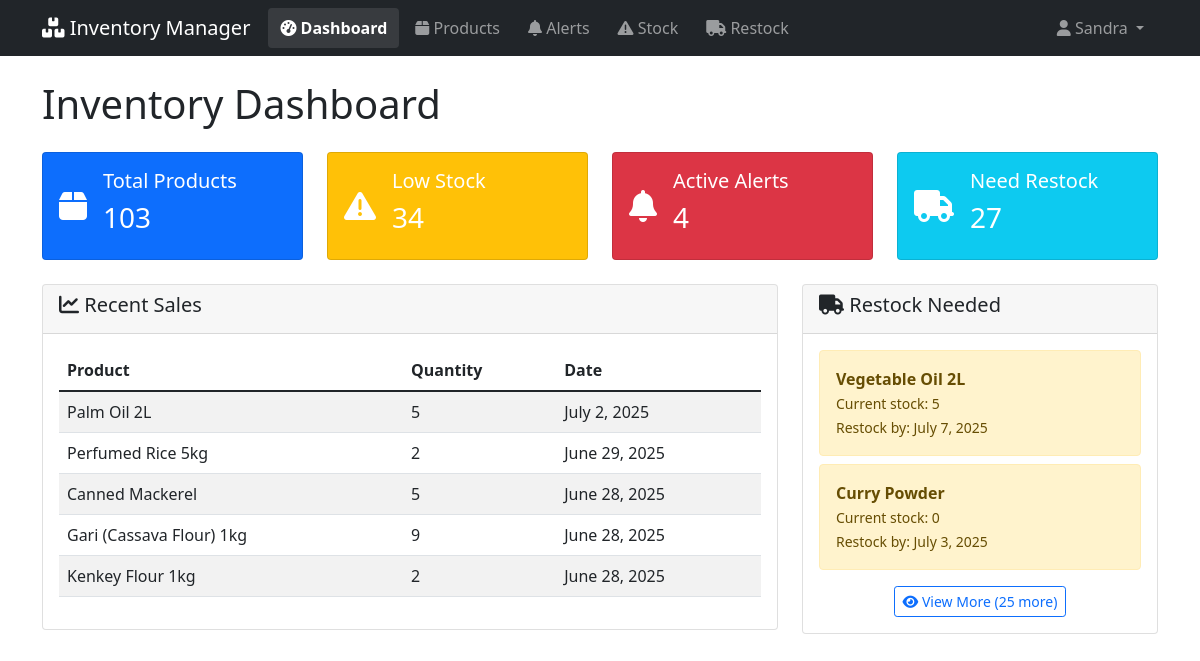
The app's page / (signed in) with its own data.
### inventory/models.py (models this page shows, shortened)
class Sale(models.Model):
    product = models.ForeignKey(Product, on_delete=models.CASCADE, related_name='sales')
    quantity = models.PositiveIntegerField()
    date = models.DateField(default=timezone.now)
    created_at = models.DateTimeField(auto_now_add=True)
    class Meta:
        ordering = ['-date']

class Product(models.Model):
    name = models.CharField(max_length=200)
    sku = models.CharField(max_length=50, unique=True, blank=True)
    current_stock = models.PositiveIntegerField(default=0)
    low_stock_threshold = models.PositiveIntegerField(default=10)
    created_at = models.DateTimeField(auto_now_add=True)
    updated_at = models.DateTimeField(auto_now=True)
    def get_daily_sales_average(self, days=30):
        end_date = timezone.now().date()
        start_date = end_date - timedelta(days=days)
        sales = Sale.objects.filter(
            product=self,
            date__range=[start_date, end_date]
        ).aggregate(total=models.Sum('quantity'))
        total_sold = sales['total'] or 0
        return total_sold / days if days > 0 else 0
    def predict_stockout_date(self):
        daily_avg = self.get_daily_sales_average()
        if daily_avg <= 0:
            return None
        days_until_stockout = self.current_stock / daily_avg
        return timezone.now().date() + timedelta(days=int(days_until_stockout))
    def get_restock_recommendation(self, lead_time_days=7):
        stockout_date = self.predict_stockout_date()
        if not stockout_date:
            return None
        restock_date = stockout_date - timedelta(days=lead_time_days)
        return max(restock_date, timezone.now().date())

### inventory/views.py (the view)
# urls.py: path('', views.dashboard, name='dashboard'),
@login_required
def dashboard(request):
    total_products = Product.objects.count()
    low_stock_count = Product.objects.filter(
        current_stock__lte=F('low_stock_threshold')
    ).count()
    active_alerts = StockAlert.objects.filter(is_active=True).count()
    recent_sales = Sale.objects.all()[:5]
    products_needing_restock = []
    for product in Product.objects.all():
        restock_date = product.get_restock_recommendation()
        if restock_date and restock_date <= timezone.now().date() + timedelta(days=7):
            products_needing_restock.append(product)
    context = {
        'total_products': total_products,
        'low_stock_count': low_stock_count,
        'active_alerts': active_alerts,
        'recent_sales': recent_sales,
        'products_needing_restock': products_needing_restock,
    }
    return render(request, 'inventory/dashboard.html', context)

### inventory/templates/inventory/dashboard.html (shortened to what this page needs)
{% extends 'inventory/base.html' %}
{% block content %}
<div class="row">
    <div class="col-md-12">
        <h1 class="mb-4">Inventory Dashboard</h1>
    </div>
</div>
<div class="row mb-4">
    <div class="col-md-3">
        <a href="{% url 'products_management' %}" class="text-decoration-none">
            <div class="card bg-primary text-white h-100 card-hover">
                <div class="card-body">
                    <div class="d-flex align-items-center">
                        <i class="fas fa-box fa-2x me-3"></i>
                        <div>
                            <h5 class="card-title">Total Products</h5>
                            <h3>{{ total_products }}</h3>
                        </div>
                    </div>
                </div>
            </div>
        </a>
    </div>
    <div class="col-md-3">
        <a href="{% url 'low_stock_management' %}" class="text-decoration-none">
            <div class="card bg-warning text-white h-100 card-hover">
                <div class="card-body">
                    <div class="d-flex align-items-center">
                        <i class="fas fa-exclamation-triangle fa-2x me-3"></i>
                        <div>
                            <h5 class="card-title">Low Stock</h5>
                            <h3>{{ low_stock_count }}</h3>
                        </div>
                    </div>
                </div>
            </div>
        </a>
    </div>
    <div class="col-md-3">
        <a href="{% url 'alerts' %}" class="text-decoration-none">
            <div class="card bg-danger text-white h-100 card-hover">
                <div class="card-body">
                    <div class="d-flex align-items-center">
                        <i class="fas fa-bell fa-2x me-3"></i>
                        <div>
                            <h5 class="card-title">Active Alerts</h5>
                            <h3>{{ active_alerts }}</h3>
                        </div>
                    </div>
                </div>
            </div>
        </a>
    </div>
    <div class="col-md-3">
        <a href="{% url 'restock' %}" class="text-decoration-none">
            <div class="card bg-info text-white h-100 card-hover">
                <div class="card-body">
                    <div class="d-flex align-items-center">
                        <i class="fas fa-truck fa-2x me-3"></i>
                        <div>
                            <h5 class="card-title">Need Restock</h5>
                            <h3>{{ products_needing_restock|length }}</h3>
                        </div>
                    </div>
                </div>
            </div>
        </a>
    </div>
</div>
<div class="row">
    <div class="col-md-8">
        <div class="card">
            <div class="card-header">
                <h5><i class="fas fa-chart-line"></i> Recent Sales</h5>
            </div>
            <div class="card-body">
                {% if recent_sales %}
                    <div class="table-responsive">
                        <table class="table table-striped">
                            <thead>
                                <tr>
                                    <th>Product</th>
                                    <th>Quantity</th>
                                    <th>Date</th>
                                </tr>
                            </thead>
                            <tbody>
                                {% for sale in recent_sales %}
                                <tr>
                                    <td>{{ sale.product.name }}</td>
                                    <td>{{ sale.quantity }}</td>
                                    <td>{{ sale.date }}</td>
                                </tr>
                                {% endfor %}
                            </tbody>
                        </table>
                    </div>
                {% else %}
                    <p class="text-muted">No recent sales data available.</p>
                {% endif %}
            </div>
        </div>
    </div>
    <div class="col-md-4">
        <div class="card">
            <div class="card-header">
                <h5><i class="fas fa-truck"></i> Restock Needed</h5>
            </div>
            <div class="card-body">
                {% if products_needing_restock %}
                    {% for product in products_needing_restock|slice:":2" %}
                        <div class="alert alert-warning mb-2">
                            <strong>{{ product.name }}</strong><br>
                            <small>Current stock: {{ product.current_stock }}</small><br>
                            <small>Restock by: {{ product.get_restock_recommendation }}</small>
                        </div>
                    {% endfor %}
                    {% if products_needing_restock|length > 2 %}
                        <div class="text-center mt-3">
                            <a href="{% url 'restock' %}" class="btn btn-outline-primary btn-sm">
                                <i class="fas fa-eye"></i> View More ({{ products_needing_restock|length|add:"-2" }} more)
                            </a>
                        </div>
                    {% endif %}
                {% else %}
                    <p class="text-muted">No immediate restocking needed.</p>
                {% endif %}
            </div>
        </div>
    </div>
</div>
{% endblock %}

### inventory/templates/inventory/base.html (shortened to what this page needs)
<!DOCTYPE html>
<html lang="en">
<head>
    <link href="https://cdn.jsdelivr.net/npm/bootstrap@5.1.3/dist/css/bootstrap.min.css" rel="stylesheet">
    <link href="https://cdnjs.cloudflare.com/ajax/libs/font-awesome/6.0.0/css/all.min.css" rel="stylesheet">
</head>
<body>
    <nav class="navbar navbar-expand-lg navbar-dark bg-dark">
        <div class="container">
            <a class="navbar-brand" href="{% url 'dashboard' %}">
                <i class="fas fa-boxes"></i> Inventory Manager
            </a>
            {% if user.is_authenticated %}
                <div class="collapse navbar-collapse" id="navbarNav">
                    <div class="navbar-nav me-auto">
                        <a class="nav-link" href="{% url 'dashboard' %}">
                            <i class="fas fa-tachometer-alt"></i> Dashboard
                        </a>
                        <a class="nav-link" href="{% url 'products_management' %}">
                            <i class="fas fa-box"></i> Products
                        </a>
                        <a class="nav-link" href="{% url 'alerts' %}">
                            <i class="fas fa-bell"></i> Alerts
                        </a>
                        <a class="nav-link" href="{% url 'low_stock_management' %}">
                            <i class="fas fa-exclamation-triangle"></i> Stock
                        </a>
                        <a class="nav-link" href="{% url 'restock' %}">
                            <i class="fas fa-truck"></i> Restock
                        </a>
                    </div>
                    <div class="navbar-nav">
                        <div class="nav-item dropdown">
                            <a class="nav-link dropdown-toggle" href="#" id="userDropdown" role="button" data-bs-toggle="dropdown">
                                <i class="fas fa-user"></i> {{ user.first_name|default:user.username }}
                            </a>
                        </div>
                    </div>
                </div>
            {% endif %}
        </div>
    </nav>
    <div class="container mt-4">
        {% block content %}
        {% endblock %}
    </div>
</body>
</html>

### inventory/templates/inventory/base.html (style rules this page uses)
.navbar-nav .nav-link.active { background-color: rgba(255, 255, 255, 0.1) !important; border-radius: 4px; font-weight: 600; }
.navbar-nav .nav-link { margin: 0 2px; padding: 8px 12px !important; transition: all 0.2s ease; }

### records on screen
Sale: product.name "Palm Oil 2L", quantity "5", date "July 2, 2025"
Sale: product.name "Perfumed Rice 5kg", quantity "2", date "June 29, 2025"
Sale: product.name "Canned Mackerel", quantity "5", date "June 28, 2025"
Sale: product.name "Gari (Cassava Flour) 1kg", quantity "9", date "June 28, 2025"
Sale: product.name "Kenkey Flour 1kg", quantity "2", date "June 28, 2025"
Product: name "Vegetable Oil 2L", current_stock "5", get_restock_recommendation "July 7, 2025"
Product: name "Curry Powder", current_stock "0", get_restock_recommendation "July 3, 2025"

### other values on screen
{{ user.first_name|default:user.username }} "Sandra"
{{ total_products }} "103"
{{ low_stock_count }} "34"
{{ active_alerts }} "4"
{{ products_needing_restock|length }} "27"
{{ products_needing_restock|length|add:"-2" }} "25"
